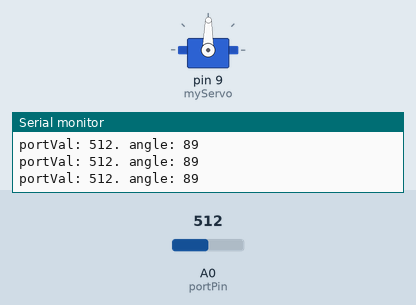
The sketch below on a simulated Arduino Uno, built with avr-gcc and run on an emulated ATmega328P. Shown: servo, the last lines printed to the serial monitor. Inputs (shaded band) come from the test bench; at power-on: A0 (portPin) = 512.

Above: at 1.2 s.
1.3 s: A0 (portPin) set to 556
At 2.2 s:
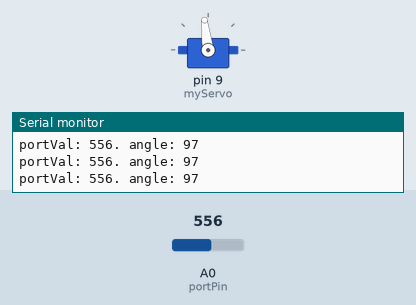
4.3 s: A0 (portPin) set to 583
At 5.1 s:
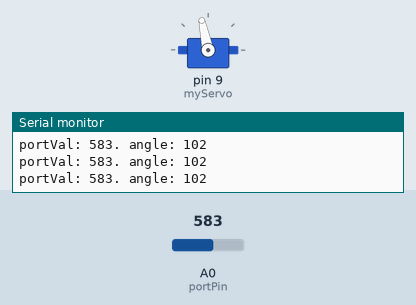
5.8 s: A0 (portPin) set to 306
At 7.0 s:
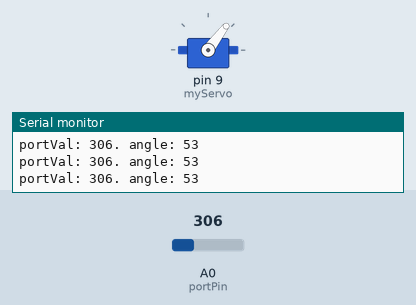
7.3 s: A0 (portPin) set to 106
At 8.4 s:
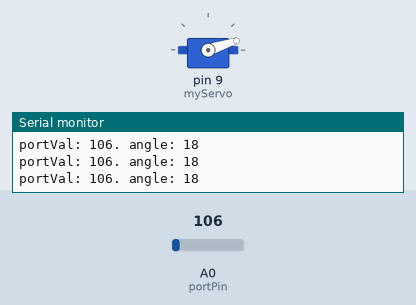
8.8 s: A0 (portPin) set to 93
At 9.8 s:
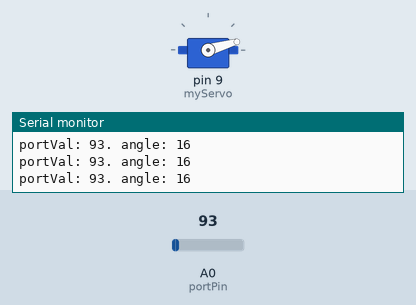
11.8 s: A0 (portPin) set to 511
At 13.2 s:
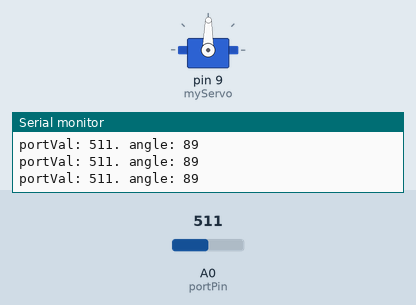
Timing chart, 0 to 14.3 s (numbered marks = the images above; inputs shaded):
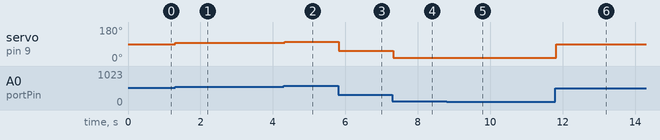

Measured:
- after the input at 1.3 s, servo on pin 9 (myServo): 89° → 97° at once
- after the input at 4.3 s, servo on pin 9 (myServo): 97° → 102° at once
- after the input at 5.8 s, servo on pin 9 (myServo): 102° → 53° at once
- after the input at 7.3 s, servo on pin 9 (myServo): 53° → 18° at once
- after the input at 8.8 s, servo on pin 9 (myServo): 18° → 16° at once
- after the input at 11.8 s, servo on pin 9 (myServo): 16° → 89° at once

The sketch:

Project5.ino
```cpp
#include <Servo.h>
Servo myServo;

int const portPin = A0;
int portVal;
int angle;

void setup()
{
  // put your setup code here, to run once:
  myServo.attach(9);

  Serial.begin(9600);
}

void loop()
{
  portVal = analogRead(portPin);
  Serial.print("portVal: ");
  Serial.print(portVal);

  angle = map(portVal, 0, 1023, 0, 179);
  Serial.print(". angle: ");
  Serial.println(angle);

  myServo.write(angle);
  delay(15);
}
```
